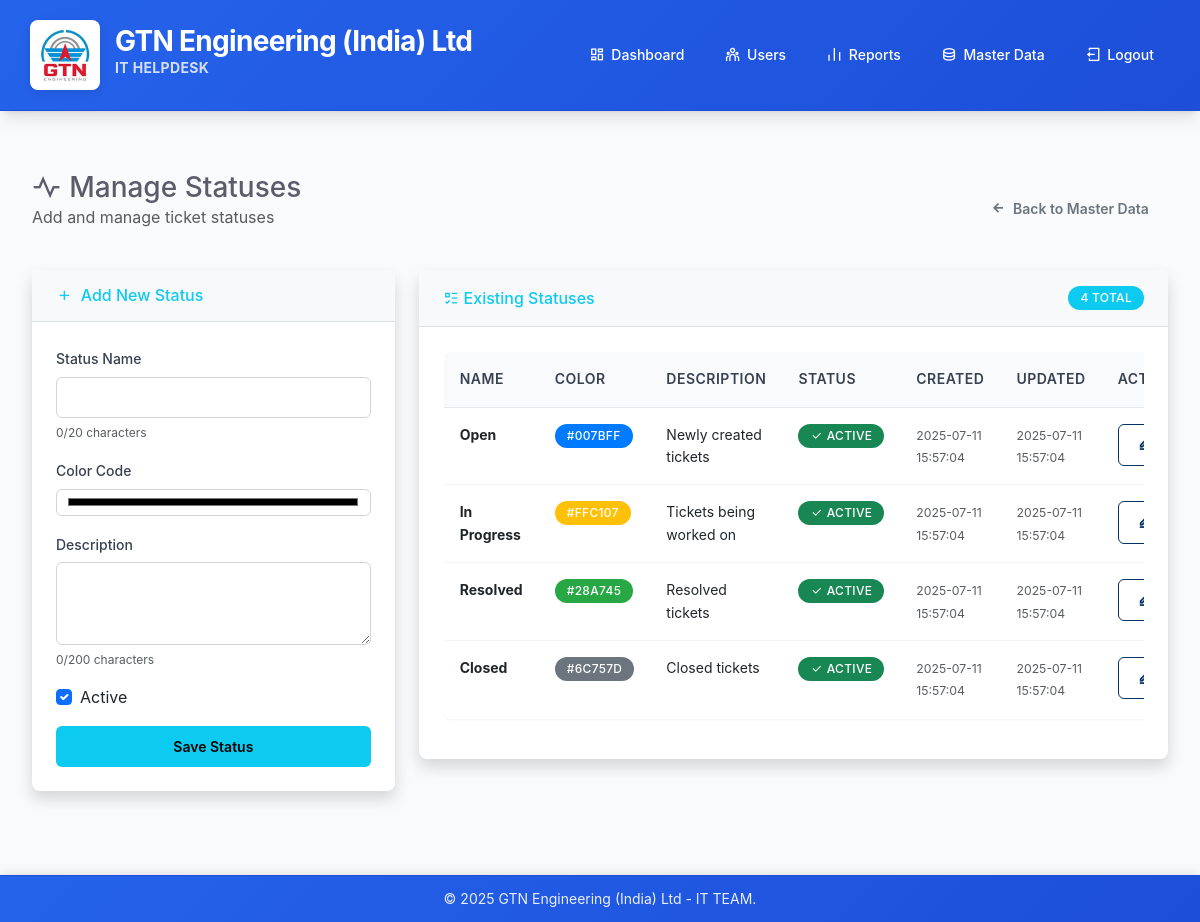
Page /super_admin/master_data/statuses (signed in) on the committed database.
### models.py (models this page shows)
class MasterDataStatus(db.Model):
    __tablename__ = 'master_statuses'
    id = db.Column(db.Integer, primary_key=True)
    name = db.Column(db.String(20), unique=True, nullable=False)
    description = db.Column(db.String(200), nullable=True)
    color_code = db.Column(db.String(7), nullable=True)  # Hex color for UI
    is_active = db.Column(db.Boolean, default=True)
    created_at = db.Column(db.DateTime, default=datetime.utcnow)
    updated_at = db.Column(db.DateTime, default=datetime.utcnow, onupdate=datetime.utcnow)

### routes.py (the view)
    def decorated_function(*args, **kwargs):
        if not is_logged_in():
            flash('Please log in to access this page.', 'warning')
            return redirect(url_for('common_login'))
        user = get_current_user()
        if not user or not user.is_super_admin:
            flash('Super Admin access required.', 'error')
            return redirect(url_for('index'))
        return f(*args, **kwargs)

### forms.py
class MasterDataStatusForm(FlaskForm):
    name = StringField('Status Name', validators=[DataRequired(), Length(min=2, max=20)])
    description = TextAreaField('Description', validators=[Length(max=200)])
    color_code = StringField('Color Code', validators=[Length(max=7)], render_kw={'placeholder': '#28a745'})
    is_active = BooleanField('Active', default=True)
    submit = SubmitField('Save Status')

### app.py (called while the page is built)
def utc_to_ist(dt):
    if dt:
        from datetime import timezone, timedelta
        ist_timezone = timezone(timedelta(hours=5, minutes=30))
        if dt.tzinfo is None:
            dt = dt.replace(tzinfo=timezone.utc)
        return dt.astimezone(ist_timezone)
    return dt

@app.template_filter('to_ist')
def to_ist_filter(dt):
    if dt:
        converted_dt = utc_to_ist(dt)
        if converted_dt:
            return converted_dt.strftime('%Y-%m-%d %H:%M:%S')
    return ''

### models.py (called while the page is built)
    @property
    def is_super_admin(self):
        return self.role == 'super_admin'

### routes.py (called while the page is built, shortened)
def is_logged_in():
    return 'user_id' in session

def get_current_user():
    if is_logged_in():
        return User.query.get(session['user_id'])
    return None

def super_admin_required(f):
    def decorated_function(*args, **kwargs):
        if not is_logged_in():
            flash('Please log in to access this page.', 'warning')
            return redirect(url_for('common_login'))
        user = get_current_user()
        if not user or not user.is_super_admin:
            flash('Super Admin access required.', 'error')
            return redirect(url_for('index'))
        return f(*args, **kwargs)
    decorated_function.__name__ = f.__name__
    return decorated_function

@app.route('/super_admin/master_data/statuses', methods=['GET', 'POST'])
@super_admin_required
def manage_statuses():
    form = MasterDataStatusForm()
    statuses = MasterDataStatus.query.all()
    return render_template('master_data/statuses.html', form=form, statuses=statuses)

### templates/master_data/statuses.html (shortened to what this page needs)
{% extends "base.html" %}
{% block content %}
<div class="container-fluid">
    <div class="row">
        <div class="col-12">
            <div class="d-flex justify-content-between align-items-center mb-4">
                <div>
                    <h1 class="h3 mb-0 text-gray-800">
                        <i class="ri-pulse-line me-2"></i>Manage Statuses
                    </h1>
                    <p class="text-muted">Add and manage ticket statuses</p>
                </div>
                <div class="btn-group" role="group">
                    <a href="{{ url_for('master_data_dashboard') }}" class="btn btn-outline-secondary">
                        <i class="ri-arrow-left-line"></i> Back to Master Data
                    </a>
                </div>
            </div>
        </div>
    </div>
    <div class="row">
        <div class="col-lg-4 mb-4">
            <div class="card shadow">
                <div class="card-header py-3">
                    <h6 class="m-0 font-weight-bold text-info">
                        <i class="ri-add-line me-2"></i>Add New Status
                    </h6>
                </div>
                <div class="card-body">
                    <form method="POST">
                        <div class="form-group mb-3">
                            {{ form.name.label(class="form-label") }}
                            {{ form.name(class="form-control") }}
                        </div>
                        <div class="form-group mb-3">
                            {{ form.color_code.label(class="form-label") }}
                            {{ form.color_code(class="form-control", type="color") }}
                        </div>
                        <div class="form-group mb-3">
                            {{ form.description.label(class="form-label") }}
                            {{ form.description(class="form-control", rows="3") }}
                        </div>
                        <div class="form-check mb-3">
                            {{ form.is_active(class="form-check-input") }}
                            {{ form.is_active.label(class="form-check-label") }}
                        </div>
                        <div class="d-grid">
                            {{ form.submit(class="btn btn-info") }}
                        </div>
                    </form>
                </div>
            </div>
        </div>
        <div class="col-lg-8">
            <div class="card shadow">
                <div class="card-header py-3 d-flex justify-content-between align-items-center">
                    <h6 class="m-0 font-weight-bold text-info">
                        <i class="ri-list-check-3"></i> Existing Statuses
                    </h6>
                    <span class="badge bg-info">{{ statuses|length }} Total</span>
                </div>
                <div class="card-body">
                    {% if statuses %}
                        <div class="table-responsive">
                            <table class="table table-hover">
                                <thead class="table-light">
                                    <tr>
                                        <th>Name</th>
                                        <th>Color</th>
                                        <th>Description</th>
                                        <th>Status</th>
                                        <th>Created</th>
                                        <th>Updated</th>
                                        <th>Actions</th>
                                    </tr>
                                </thead>
                                <tbody>
                                    {% for status in statuses %}
                                    <tr>
                                        <td><strong>{{ status.name }}</strong></td>
                                        <td>
                                            {% if status.color_code %}
                                                <span class="badge" style="background-color: {{ status.color_code }}; color: white;">
                                                    {{ status.color_code }}
                                                </span>
                                            {% else %}
                                                <span class="text-muted">No color</span>
                                            {% endif %}
                                        </td>
                                        <td>{{ status.description or 'No description' }}</td>
                                        <td>
                                            {% if status.is_active %}
                                                <span class="badge bg-success">
                                                    <i class="ri-check-line"></i> Active
                                                </span>
                                            {% else %}
                                                <span class="badge bg-secondary">
                                                    <i class="ri-close-line"></i> Inactive
                                                </span>
                                            {% endif %}
                                        </td>
                                        <td>
                                           <small class="text-muted">
    {{ status.created_at | to_ist }}
</small>
                                        </td>
                                        <td>
                                            <small class="text-muted">
    {{ status.updated_at | to_ist }}
</small>
                                        </td>
                                        <td>
                                            <div class="btn-group btn-group-sm" role="group">
                                                <a href="{{ url_for('edit_status', status_id=status.id) }}"
                                                   class="btn btn-outline-primary btn-sm"
                                                   title="Edit Status">
                                                    <i class="ri-edit-line"></i>
                                                </a>
                                            </div>
                                        </td>
                                    </tr>
                                    {% endfor %}
                                </tbody>
                            </table>
                        </div>
                    {% else %}
                        <div class="text-center py-5">
                            <i class="ri-pulse-line fa-3x text-gray-300 mb-3"></i>
                            <h5 class="text-muted">No Statuses Found</h5>
                            <p class="text-muted">Start by creating your first status using the form on the left.</p>
                        </div>
                    {% endif %}
                </div>
            </div>
        </div>
    </div>
</div>
{% endblock %}

### static/style.css (style rules this page uses)
* { margin: 0; padding: 0; box-sizing: border-box; }
:root { --primary-color: #2563eb; --primary-dark: #1d4ed8; --primary-light: #3b82f6; --secondary-color: #64748b; --accent-color: #f59e0b; --success-color: #059669; --warning-color: #d97706; --danger-color: #dc2626; --light-bg: #f8fafc; --white: #ffffff; --gray-50: #f9fafb; --gray-100: #f3f4f6; --gray-200: #e5e7eb; --gray-300: #d1d5db; --gray-400: #9ca3af; --gray-500: #6b7280; --gray-600: #4b5563; --gray-700: #374151; --gray-800: #1f2937; --gray-900: #111827; --border-radius: 8px; --border-radius-lg: 12px; --border-radius-xl: 16px; --shadow-sm: 0 1px 2px 0 rgb(0 0 0 / 0.05); --shadow: 0 1px 3px 0 rgb(0 0 0 / 0.1), 0 1px 2px -1px rgb(0 0 0 / 0.1); --shadow-md: 0 4px 6px -1px rgb(0 0 0 / 0.1), 0 2px 4px -2px rgb(0 0 0 / 0.1); --shadow-lg: 0 10px 15px -3px rgb(0 0 0 / 0.1), 0 4px 6px -4px rgb(0 0 0 / 0.1); --shadow-xl: 0 20px 25px -5px rgb(0 0 0 / 0.1), 0 8px 10px -6px rgb(0 0 0 / 0.1); --gradient-primary: linear-gradient(135deg, var(--primary-color) 0%, var(--primary-dark) 100%); --gradient-hero: linear-gradient(135deg, #667eea 0%, #764ba2 100%); --gradient-feature: linear-gradient(135deg, #f093fb 0%, #f5576c 100%); --transition-base: all 0.3s cubic-bezier(0.4, 0, 0.2, 1); --transition-fast: all 0.15s cubic-bezier(0.4, 0, 0.2, 1); }
body, html { height: 100%; font-family: 'Inter', -apple-system, BlinkMacSystemFont, 'Segoe UI', 'Roboto', sans-serif; background: var(--light-bg); color: var(--gray-800); line-height: 1.6; overflow-x: hidden; }
.card-header { background: var(--gray-50); border-bottom: 1px solid var(--gray-200); padding: 20px 24px; }
.card-body { padding: 24px; }
.form-control { border: 1px solid var(--gray-300); border-radius: var(--border-radius); padding: 12px 16px; font-size: 0.875rem; transition: all 0.2s ease; background: var(--white); }
.form-label { font-weight: 600; color: var(--gray-700); margin-bottom: 8px; font-size: 0.875rem; }
.btn { font-weight: 600; border-radius: var(--border-radius); padding: 12px 24px; font-size: 0.875rem; transition: all 0.2s ease; border: none; cursor: pointer; text-decoration: none; display: inline-flex; align-items: center; gap: 8px; }
.btn-outline-primary { background: transparent; border: 1px solid var(--primary-color); color: var(--primary-color); }
.table { background: var(--white); border-radius: var(--border-radius); overflow: hidden; box-shadow: var(--shadow-sm); border: 1px solid var(--gray-200); }
.table th { background: var(--gray-50); border-bottom: 1px solid var(--gray-200); font-weight: 600; color: var(--gray-700); font-size: 0.875rem; padding: 16px; }
.table td { padding: 16px; border-bottom: 1px solid var(--gray-100); font-size: 0.875rem; }
.badge { font-size: 0.75rem; font-weight: 600; padding: 6px 12px; border-radius: 9999px; text-transform: uppercase; letter-spacing: 0.025em; }
.btn-outline-primary { color: #003366; border-color: #003366; }
.card { border: none; box-shadow: 0 2px 4px rgba(0,0,0,0.1); border-radius: 8px; }
.card-header { background-color: #f8f9fa; border-bottom: 1px solid #dee2e6; font-weight: 600; }
.table { border-radius: 8px; overflow: hidden; }
.table thead th { border-top: none; font-weight: 600; text-transform: uppercase; font-size: 0.875rem; letter-spacing: 0.5px; }
.badge { font-size: 0.75rem; font-weight: 500; }
.form-group { margin-bottom: 0.75rem; }
.form-label { font-size: 0.875rem; font-weight: 500; color: var(--gray-700); margin-bottom: 0.4rem; }
.form-control { padding: 0.55rem 0.7rem; font-size: 0.875rem; border-radius: 6px; border: 1px solid var(--gray-300); margin-bottom: 0.3rem; }
.btn { padding: 0.6rem 1.2rem; font-size: 0.875rem; border-radius: 6px; }

### templates/master_data/statuses.html (style rules this page uses)
.text-gray-800 { color: #5a5c69 !important; }

### rows in the picture
MasterDataStatus: name "Open", color_code "#007BFF", description "Newly created tickets", is_active True (drawn), created_at|to_ist "2025-07-11 15:57:04", updated_at|to_ist "2025-07-11 15:57:04"
MasterDataStatus: name "In Progress", color_code "#FFC107", description "Tickets being worked on", is_active True (drawn), created_at|to_ist "2025-07-11 15:57:04", updated_at|to_ist "2025-07-11 15:57:04"
MasterDataStatus: name "Resolved", color_code "#28A745", description "Resolved tickets", is_active True (drawn), created_at|to_ist "2025-07-11 15:57:04", updated_at|to_ist "2025-07-11 15:57:04"
MasterDataStatus: name "Closed", color_code "#6C757D", description "Closed tickets", is_active True (drawn), created_at|to_ist "2025-07-11 15:57:04", updated_at|to_ist "2025-07-11 15:57:04"

### other values in the picture
{{ statuses|length }} "4"
